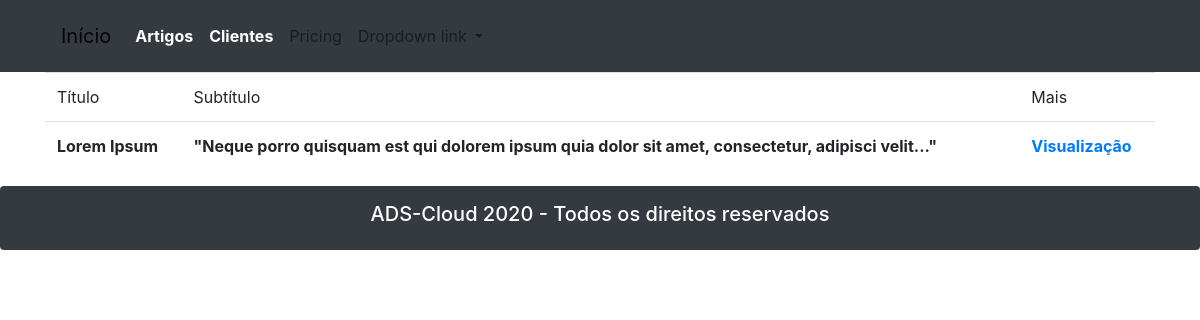
The app's page /artigos/ with its own data.
### evertical/models.py (models this page shows, shortened)
class tbArtigos(models.Model):
    artigoTitulo = models.CharField(max_length=255, blank=True, null=True)
    artigoSubtitulo = models.CharField(max_length=255, blank=True, null=True)
    artigoTexto = models.CharField(max_length=255, blank=True, null=True)
    class Meta:
        db_table = 'tbArtigos'
        verbose_name_plural = 'Artigos'

### evertical/views.py (the view)
# urls.py: path('artigos/', artigos),
def artigos(request):
    artigos = tbArtigos.objects.all()
    dados = {'artigos': artigos}
    return render(request, 'artigos.html', dados)

### templates/artigos.html
{% extends "base.html" %}
{% load static %}
{% block content %}
<div class="container">
	<section>
		<table class="table">
		<thead class="thead-dark">
			<tr>
				<td>Título</td>
				<td>Subtítulo</td>
				<td>Mais</td>
			</tr>
		</thead>
		<tbody>
			{% for artigo in artigos %}
			<tr>
				<th>{{ artigo.artigoTitulo }}</th>
				<th>{{ artigo.artigoSubtitulo }}</th>
				<th><a href="/artigoVisualizacao/?id={{ artigo.id }}">Visualização</th>
			</tr>
			{% endfor %}
		</tbody>
	</table>
	</section>
</div>
{% endblock %}s

### records on screen
tbArtigos: artigoTitulo "Lorem Ipsum", artigoSubtitulo "\"Neque porro quisquam est qui dolorem ipsum quia dolor sit amet, consectetur, adipisci velit...\""
